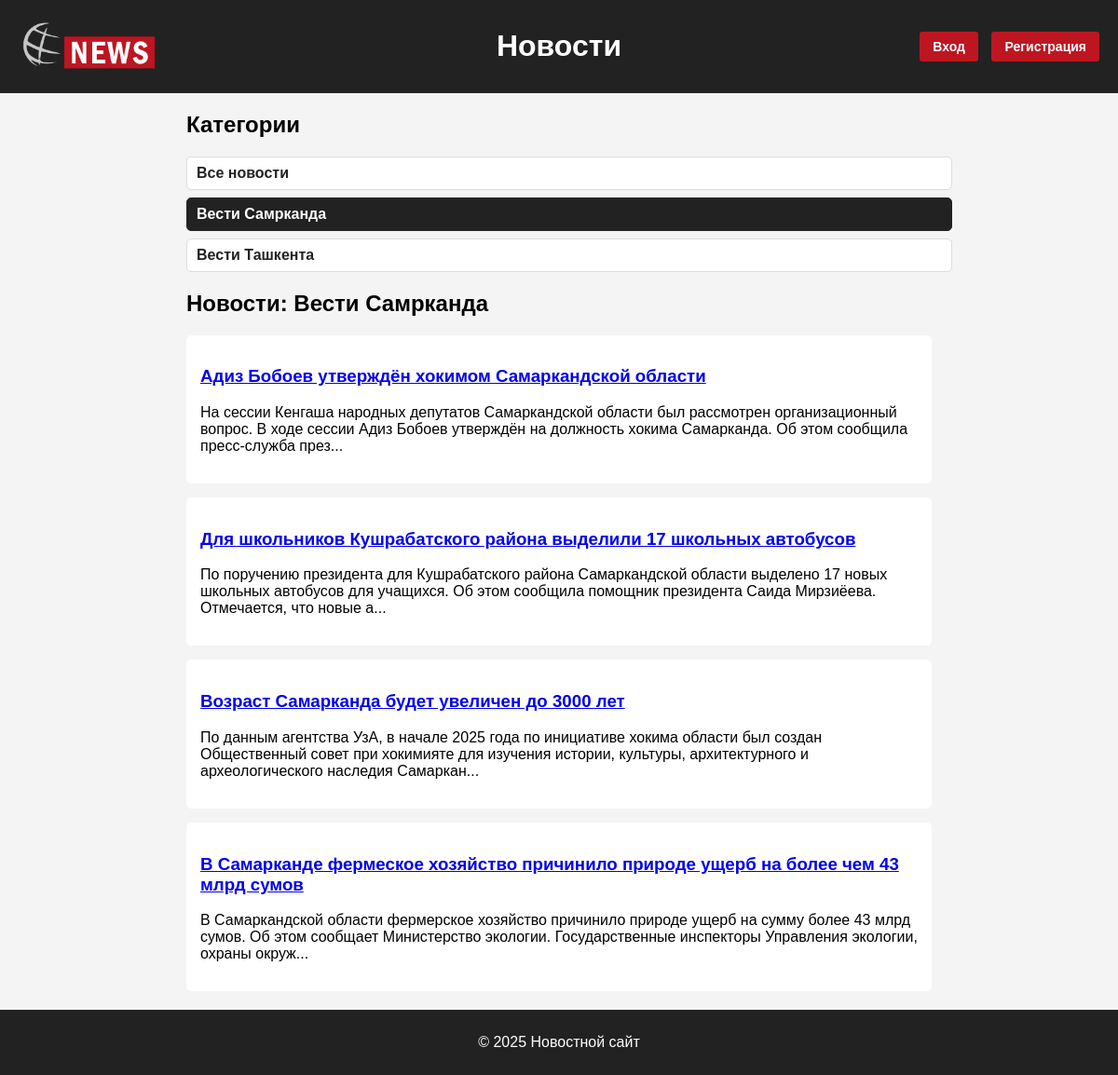
Page /category/1/ on the committed database.
### index/models.py (models this page shows, shortened)
class NewsCategory(models.Model):
    category_name = models.CharField(max_length=16, verbose_name='название категории')
    added_date = models.DateTimeField(auto_now_add=True)
    class Meta:
        verbose_name = 'категорию'
        verbose_name_plural = 'категории'

class News(models.Model):
    title = models.CharField(max_length=128, verbose_name='Заголовок')
    content = models.TextField(verbose_name='Основной текст')
    category = models.ForeignKey(NewsCategory, on_delete=models.CASCADE, verbose_name='категория')
    added_date = models.DateTimeField(auto_now_add=True)
    class Meta:
        verbose_name = 'новость'
        verbose_name_plural = 'новости'

### index/views.py (the view)
# urls.py: path('category/<int:pk>/', views.category_page, name='category_page'),
def category_page(request, pk):
    categories = NewsCategory.objects.all()
    category = get_object_or_404(NewsCategory, id=pk)
    news = News.objects.filter(category=category).order_by('-added_date')
    context = {
        'categories': categories,
        'news': news,
        'current_category': category,
    }
    return render(request, 'home.html', context)

### index/templates/home.html (shortened to what this page needs)
{% load static %}
<!DOCTYPE html>
<html lang="ru">
<head>
    <link rel="stylesheet" href="{% static 'style.css' %}">
</head>
<body>
<header>
    <div class="header-left">
        <a href="{% url 'home' %}">
            <img src="{% static 'img/logo-news.png' %}" alt="Логотип" class="logo">
        </a>
    </div>
    <div class="header-center">
            <a href="{% url 'home'%}"><h1>Новости</h1></a>
    </div>
    <div class="header-right">
        {% if user.is_authenticated %}
        Привет, {{ user.username }} |
        <form method="post" action="{% url 'logout' %}" style="display:inline;">
            {% csrf_token %}
            <button type="submit" class="logout-button">Выйти</button>
        </form>
        {% else %}
        <a href="{% url 'login' %}">Вход</a>
        <a href="{% url 'register' %}">Регистрация</a>
        {% endif %}
    </div>
</header>
<main class="container">
    <aside class="categories">
        <h2>Категории</h2>
        <ul>
            <p>
                <a href="{% url 'home' %}"
                   class="{% if not current_category %}active{% endif %}">
                    Все новости
                </a>
            </p>
            {% for cat in categories %}
            <p>
                <a href="{% url 'category_page' cat.id %}"
                   class="{% if current_category and current_category.id == cat.id %}active{% endif %}">
                    {{ cat.category_name }}
                </a>
            </p>
            {% endfor %}
        </ul>
    </aside>
    <section class="news">
        {% if current_category %}
        <h2>Новости: {{ current_category.category_name }}</h2>
        {% else %}
        <h2>Все новости</h2>
        {% endif %}
        {% if news %}
        {% for item in news %}
        <article class="news-card">
            <h3>
                <a href="{% url 'news_page' item.id %}">{{ item.title }}</a>
            </h3>
            <p>{{ item.content|slice:":200" }}...</p>
        </article>
        {% endfor %}
        {% else %}
        <p>Новостей пока нет.</p>
        {% endif %}
    </section>
</main>
<footer>
    <p>© 2025 Новостной сайт</p>
</footer>
</body>
</html>

### index/static/style.css (style rules this page uses)
body { margin: 0; font-family: Arial, sans-serif; background-color: #f4f4f4 ; }
header { display: flex; align-items: center; justify-content: space-between; padding: 10px 20px; background-color: #222; color: white; }
header .header-left { flex: 1; }
header .header-center { flex: 1; text-align: center; }
header .header-center a { text-decoration: none ; color: white; }
header .header-right { flex: 1; text-align: right; }
header .header-right a { margin-left: 15px; text-decoration: none; color: white; font-weight: bold; }
.logo { width:150px; height:auto; }
main { max-width: 800px; margin: 20px auto; }
.news-card { background: white; padding: 15px; margin-bottom: 15px; border-radius: 5px; }
header .header-right a, header .header-right .logout-button { background-color: #bd1621; color: white; padding: 8px 14px; border-radius: 3px; text-decoration: none; border: none; font-size: 14px; cursor: pointer; transition: background-color 0.2s ease; margin-left: 10px; }
.categories ul { list-style-type: none; padding: 0; }
.categories p { margin: 0 0 8px 0; }
.categories a { display: inline-block; width: 100%; padding: 8px 10px; text-decoration: none; background-color: #fff; color: #222; border-radius: 5px; font-weight: bold; border: 1px solid #ddd; transition: 0.2s ease; }
.categories a.active { background-color: #222; color: #fff; border-color: #222; }
footer { text-align: center; padding: 10px; background-color: #222; color: white; }

### rows in the picture
NewsCategory: category_name "Вести Самрканда"
NewsCategory: category_name "Вести Ташкента"
News: title "Адиз Бобоев утверждён хокимом Самаркандской области", content "На сессии Кенгаша народных депутатов Самаркандской области был рассмотрен организационный вопрос. В ходе сессии Адиз Бобоев утверждён на должность хокима Самарканда. Об этом сообщила пресс-служба през"
News: title "Для школьников Кушрабатского района выделили 17 школьных автобусов", content "По поручению президента для Кушрабатского района Самаркандской области выделено 17 новых школьных автобусов для учащихся. Об этом сообщила помощник президента Саида Мирзиёева. Отмечается, что новые а"
News: title "Возраст Самарканда будет увеличен до 3000 лет", content "По данным агентства УзА, в начале 2025 года по инициативе хокима области был создан Общественный совет при хокимияте для изучения истории, культуры, архитектурного и археологического наследия Самаркан"
News: title "В Самарканде фермеское хозяйство причинило природе ущерб на более чем 43 млрд сумов", content "В Самаркандской области фермерское хозяйство причинило природе ущерб на сумму более 43 млрд сумов. Об этом сообщает Министерство экологии. Государственные инспекторы Управления экологии, охраны окруж"
